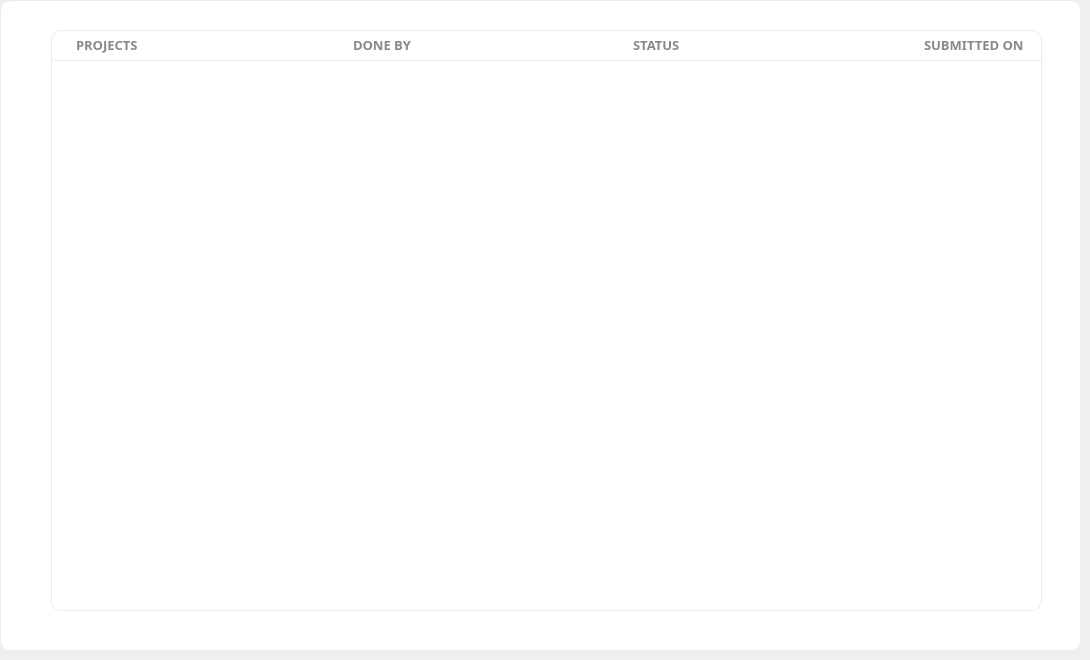
     <widget class="QWidget" name="page_complete">
      <widget class="QFrame" name="frame_pro_3">
       <property name="geometry">
        <rect>
         <x>0</x>
         <y>0</y>
         <width>1081</width>
         <height>651</height>
        </rect>
       </property>
       <property name="styleSheet">
        <string notr="true">background: white;
border-radius: 10px;
border: 1px solid #e7ecf1;</string>
       </property>
       <property name="frameShape">
        <enum>QFrame::StyledPanel</enum>
       </property>
       <property name="frameShadow">
        <enum>QFrame::Raised</enum>
       </property>
       <widget class="QLabel" name="label_sname_7">
        <property name="geometry">
         <rect>
          <x>900</x>
          <y>30</y>
          <width>141</width>
          <height>31</height>
         </rect>
        </property>
        <property name="font">
         <font>
          <family>Segoe UI Semibold</family>
          <pointsize>10</pointsize>
          <weight>75</weight>
          <bold>true</bold>
         </font>
        </property>
        <property name="styleSheet">
         <string notr="true">background:none;
border:none;
color:#888888;
border-radius: none;
border-bottom:1px solid #e7ecf1;
padding-left:20px;</string>
        </property>
        <property name="text">
         <string>SUBMITTED ON</string>
        </property>
       </widget>
       <widget class="QLabel" name="label_sname_8">
        <property name="geometry">
         <rect>
          <x>329</x>
          <y>30</y>
          <width>281</width>
          <height>31</height>
         </rect>
        </property>
        <property name="font">
         <font>
          <family>Segoe UI Semibold</family>
          <pointsize>10</pointsize>
          <weight>75</weight>
          <bold>true</bold>
         </font>
        </property>
        <property name="styleSheet">
         <string notr="true">background:none;
border:none;
color:#888888;
border-radius: none;
border-bottom:1px solid #e7ecf1;
padding-left:20px;</string>
        </property>
        <property name="text">
         <string>DONE BY</string>
        </property>
       </widget>
       <widget class="QLabel" name="label_sname_9">
        <property name="geometry">
         <rect>
          <x>52</x>
          <y>30</y>
          <width>291</width>
          <height>31</height>
         </rect>
        </property>
        <property name="font">
         <font>
          <family>Segoe UI Semibold</family>
          <pointsize>10</pointsize>
          <weight>75</weight>
          <bold>true</bold>
         </font>
        </property>
        <property name="styleSheet">
         <string notr="true">background:none;
border:none;
color:#888888;
border-radius: none;
border-bottom:1px solid #e7ecf1;
padding-left:20px;</string>
        </property>
        <property name="text">
         <string>PROJECTS</string>
        </property>
       </widget>
       <widget class="QLabel" name="label_sname_10">
        <property name="geometry">
         <rect>
          <x>609</x>
          <y>30</y>
          <width>291</width>
          <height>31</height>
         </rect>
        </property>
        <property name="font">
         <font>
          <family>Segoe UI Semibold</family>
          <pointsize>10</pointsize>
          <weight>75</weight>
          <bold>true</bold>
         </font>
        </property>
        <property name="styleSheet">
         <string notr="true">background:none;
border:none;
color:#888888;
border-radius: none;
border-bottom:1px solid #e7ecf1;
padding-left:20px;</string>
        </property>
        <property name="text">
         <string>STATUS</string>
        </property>
       </widget>
       <widget class="QTableView" name="tableView_2">
        <property name="geometry">
         <rect>
          <x>51</x>
          <y>30</y>
          <width>991</width>
          <height>581</height>
         </rect>
        </property>
        <property name="font">
         <font>
          <family>Segoe UI Semibold</family>
          <pointsize>10</pointsize>
          <weight>75</weight>
          <italic>false</italic>
          <bold>true</bold>
         </font>
        </property>
        <property name="focusPolicy">
         <enum>Qt::NoFocus</enum>
        </property>
        <property name="styleSheet">
         <string notr="true">*{
padding-top:31px;
}

::item{
border-bottom:1px solid #e7ecf1;
padding-left:20px;
}

::item:selected{
color:black;
background:#e7ecf1;
}</string>
        </property>
        <property name="horizontalScrollBarPolicy">
         <enum>Qt::ScrollBarAlwaysOff</enum>
        </property>
        <property name="autoScroll">
         <bool>false</bool>
        </property>
        <property name="alternatingRowColors">
         <bool>true</bool>
        </property>
        <property name="selectionMode">
         <enum>QAbstractItemView::SingleSelection</enum>
        </property>
        <property name="selectionBehavior">
         <enum>QAbstractItemView::SelectRows</enum>
        </property>
        <property name="textElideMode">
         <enum>Qt::ElideLeft</enum>
        </property>
        <property name="showGrid">
         <bool>false</bool>
        </property>
        <attribute name="horizontalHeaderVisible">
         <bool>false</bool>
        </attribute>
        <attribute name="horizontalHeaderDefaultSectionSize">
         <number>282</number>
        </attribute>
        <attribute name="horizontalHeaderHighlightSections">
         <bool>false</bool>
        </attribute>
        <attribute name="verticalHeaderVisible">
         <bool>false</bool>
        </attribute>
        <attribute name="verticalHeaderDefaultSectionSize">
         <number>31</number>
        </attribute>
       </widget>
       <zorder>tableView_2</zorder>
       <zorder>label_sname_10</zorder>
       <zorder>label_sname_9</zorder>
       <zorder>label_sname_8</zorder>
       <zorder>label_sname_7</zorder>
      </widget>
     </widget>
